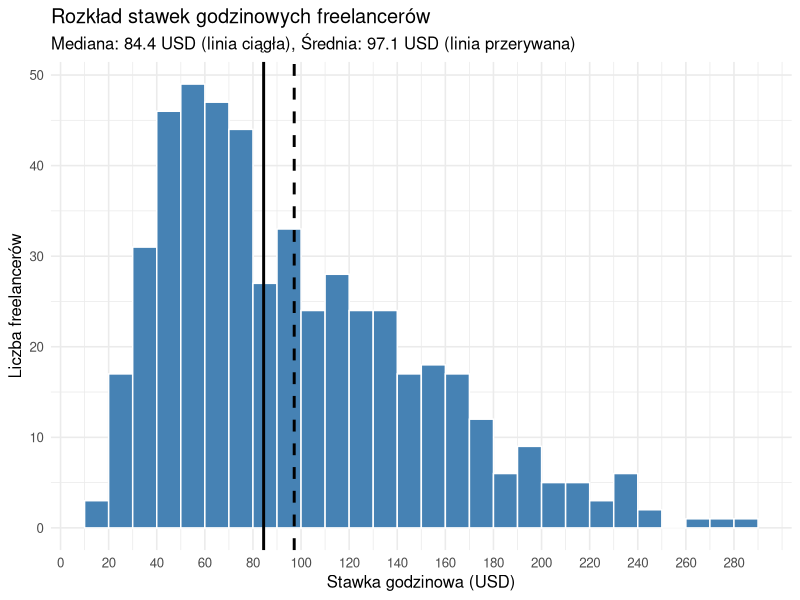
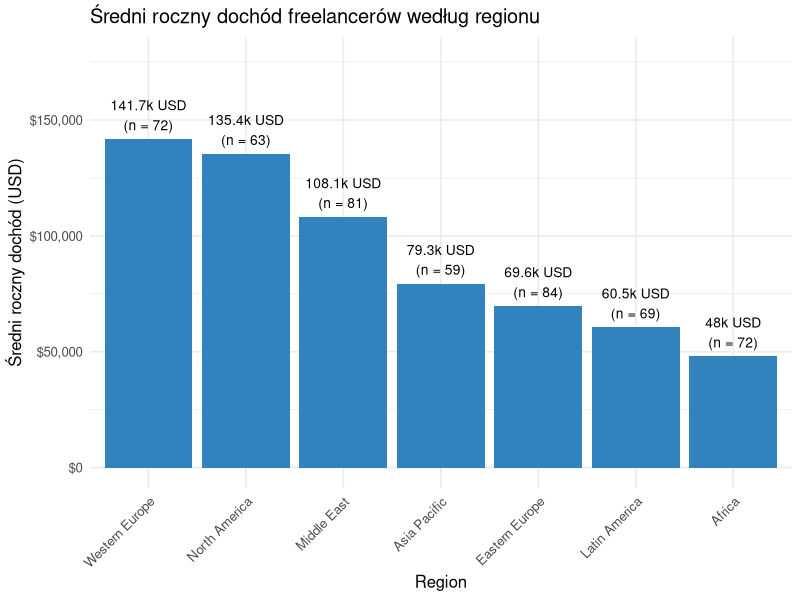
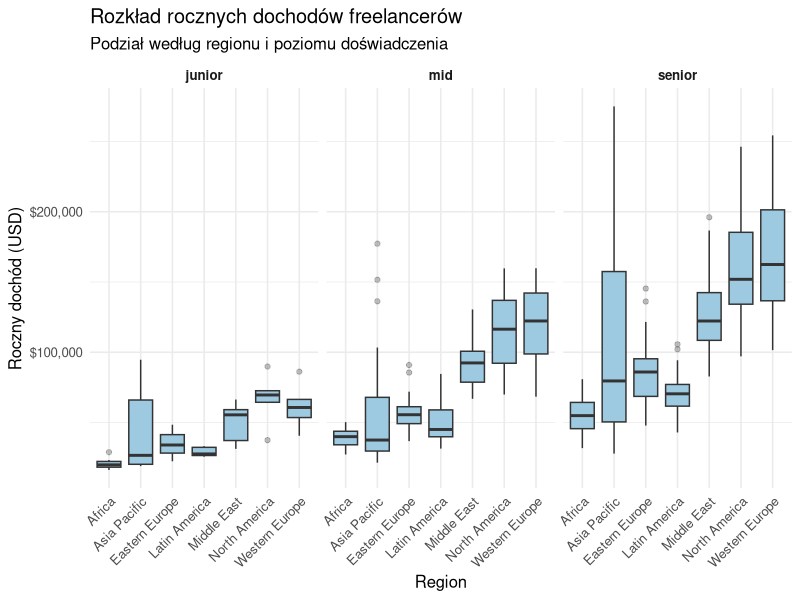
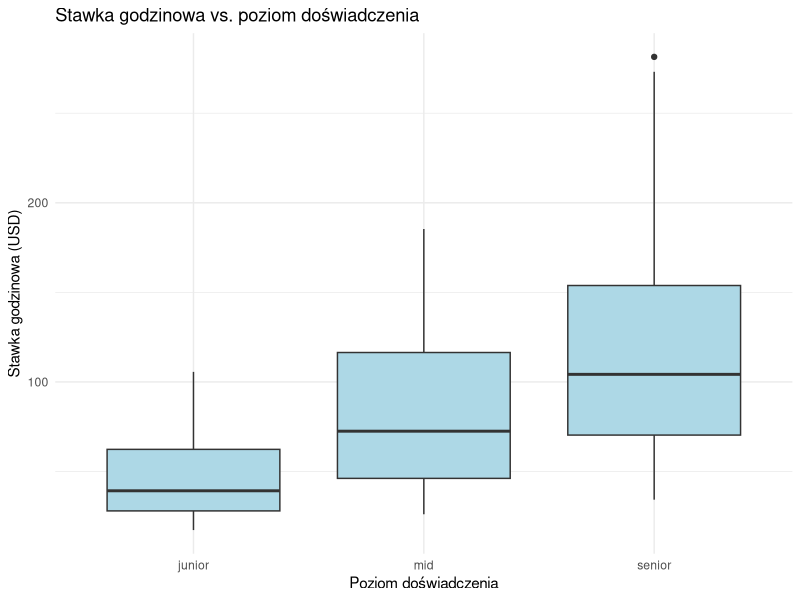
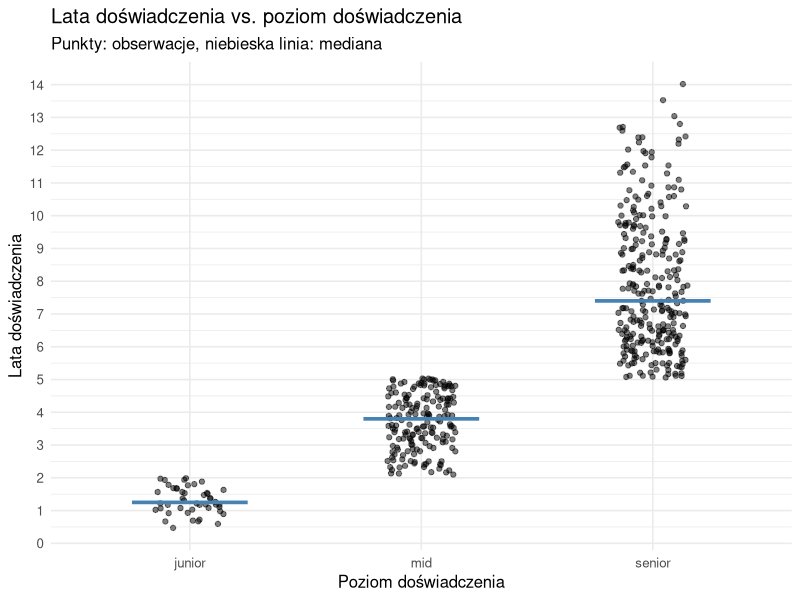
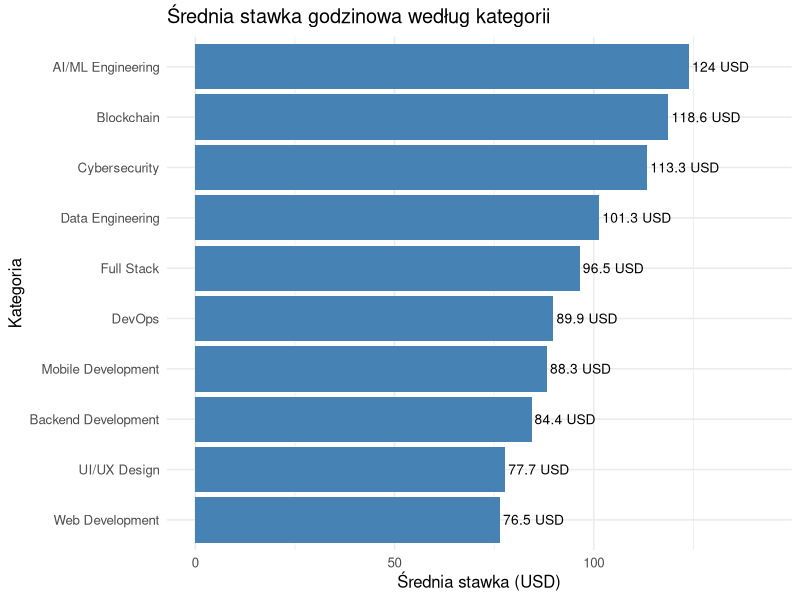
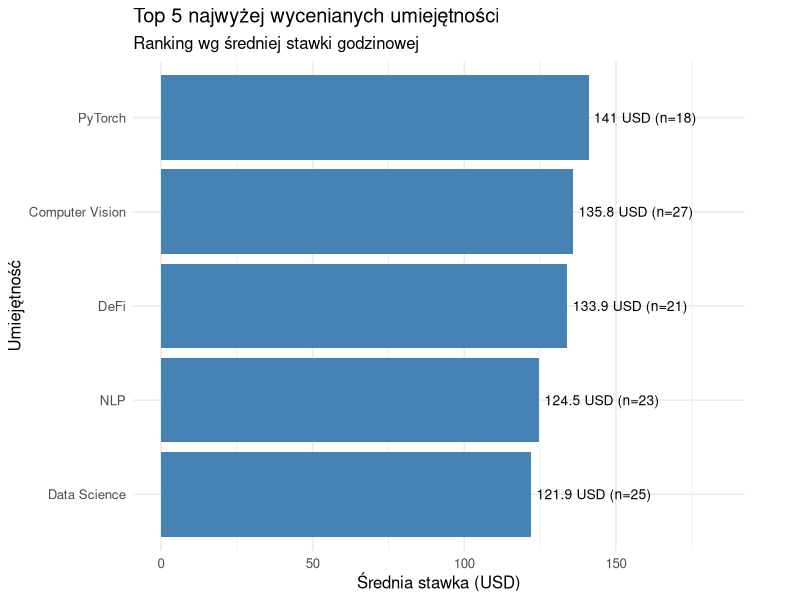
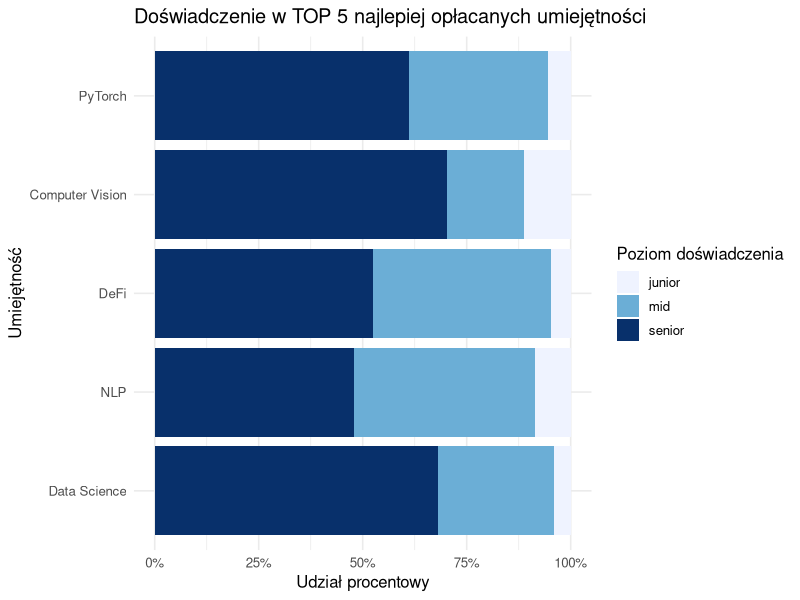

Source code (R) for these figures, in order:
## ---- chunk 1
data <- read.csv("freelancer_earnings - freelancer_earnings_vs_skillstack_dataset.csv")
str(data)

## ---- chunk 2
library(dplyr)

data <- data %>%
  mutate(
    annual_income_usd = as.numeric(gsub("[\\$,]", "", annual_income_usd))
  )

cols <- c("hourly_rate_usd","annual_income_usd","years_experience")

types <- capture.output(sapply(data[cols], class))
nas   <- capture.output(colSums(is.na(data[cols])))
summ  <- capture.output(summary(data[cols]))

cat(
  "Typy danych po czyszczeniu:\n",
  paste(types, collapse = "\n"),
  "\n\nLiczba braków (NA) po konwersji:\n",
  paste(nas, collapse = "\n"),
  "\n\nPodsumowanie po czyszczeniu:\n",
  paste(summ, collapse = "\n"),
  sep = ""
)

## ---- chunk 3
df <- read.csv(
  "freelancer_earnings - freelancer_earnings_vs_skillstack_dataset.csv",
  stringsAsFactors = FALSE
)

kpi <- list(
  "Freelancerzy" = length(unique(df$freelancer_id)),
  "Regiony"     = length(unique(df$region)),
  "Kraje"       = length(unique(df$country)),
  "Platformy"     = length(unique(df$primary_platform)),
  "Kategorie"    = length(unique(df$category)),
  "Umiejętności" = length(unique(df$primary_skills))
)

cat('<div class="kpi-grid">')
for (nm in names(kpi)) {
  cat(sprintf(
    '<div class="kpi"><div class="label">%s</div><div class="value">%s</div></div>',
    nm, format(kpi[[nm]], big.mark = " ")
  ))
}
cat('</div>')


## ---- chunk 4

library(ggplot2)
x <- data$hourly_rate_usd
x <- x[!is.na(x)]

med <- median(x)
avg <- mean(x)

ggplot(data, aes(x = hourly_rate_usd)) +
  geom_histogram(binwidth = 10, boundary = 0, fill = "steelblue", color = "white") +
  geom_vline(xintercept = med, linewidth = 1, linetype = "solid") +
  geom_vline(xintercept = avg, linewidth = 1, linetype = "dashed") +
  scale_x_continuous(breaks = seq(0, ceiling(max(x)/10)*10, by = 20)) +
  labs(
    title = "Rozkład stawek godzinowych freelancerów",
    subtitle = paste0("Mediana: ", round(med, 1), " USD (linia ciągła), Średnia: ", round(avg, 1), " USD (linia przerywana)"),
    x = "Stawka godzinowa (USD)",
    y = "Liczba freelancerów"
  ) +
  theme_minimal(base_size = 12)
## ---- chunk 5

region_income <- data %>%
  filter(!is.na(region), !is.na(annual_income_usd)) %>%
  group_by(region) %>%
  summarise(
    mean_income = mean(annual_income_usd, na.rm = TRUE),
    n = n(),
    .groups = "drop"
  )

library(ggplot2)
ggplot(region_income, aes(x = reorder(region, -mean_income), y = mean_income)) +
  geom_col(fill = "#3182BD") +
  geom_text(
    aes(label = paste0(round(mean_income / 1000, 1), "k USD\n(n = ", n, ")")),
    vjust = -0.3,
    size = 3.5
  ) +
  expand_limits(y = max(region_income$mean_income) * 1.25) +
  scale_y_continuous(labels = scales::dollar_format()) +
  labs(
    title = "Średni roczny dochód freelancerów według regionu",
    x = "Region",
    y = "Średni roczny dochód (USD)"
  ) +
  theme_minimal(base_size = 12) +
  theme(axis.text.x = element_text(angle = 45, hjust = 1))
## ---- chunk 6
library(ggplot2)
ggplot(
  data %>% filter(!is.na(experience_level), !is.na(region), !is.na(annual_income_usd)),
  aes(x = region, y = annual_income_usd)
) +
  geom_boxplot(fill = "#9ECAE1", outlier.alpha = 0.3) +
  facet_wrap(~ experience_level) +
  scale_y_continuous(labels = scales::dollar_format()) +
  labs(
    title = "Rozkład rocznych dochodów freelancerów",
  subtitle = "Podział według regionu i poziomu doświadczenia",x = "Region",
    y = "Roczny dochód (USD)"
  ) +
  theme_minimal(base_size = 12) +
  theme(
    axis.text.x = element_text(angle = 45, hjust = 1),
    strip.text = element_text(face = "bold")
  )
## ---- chunk 7
library(ggplot2)
ggplot(data, aes(x = experience_level, y = hourly_rate_usd)) +
  geom_boxplot(fill = "lightblue") +
  labs(
    title = "Stawka godzinowa vs. poziom doświadczenia",
    x = "Poziom doświadczenia",
    y = "Stawka godzinowa (USD)"
  ) +
  theme_minimal()
## ---- chunk 8
library(ggplot2)

y_min <- floor(min(data$years_experience, na.rm = TRUE))
y_max <- ceiling(max(data$years_experience, na.rm = TRUE))

ggplot(data, aes(x = experience_level, y = years_experience)) +
  geom_jitter(width = 0.15, alpha = 0.5, size = 1.5) +
  stat_summary(
    fun = median,
    geom = "crossbar",
    width = 0.5,
    color = "steelblue",
    linewidth = 0.5
  ) +
  scale_y_continuous(
    breaks = seq(y_min, y_max, by = 1),
    minor_breaks = seq(y_min, y_max, by = 0.5)
  ) +
  labs(
    title = "Lata doświadczenia vs. poziom doświadczenia",
    subtitle = "Punkty: obserwacje, niebieska linia: mediana",
    x = "Poziom doświadczenia",
    y = "Lata doświadczenia"
  ) +
  theme_minimal(base_size = 12)
## ---- chunk 9
library(ggplot2)

cat_summary <- data %>%
  group_by(category) %>%
  summarise(mean_rate = mean(hourly_rate_usd, na.rm = TRUE), .groups = "drop")

ggplot(cat_summary, aes(x = reorder(category, mean_rate), y = mean_rate)) +
  geom_col(fill = "steelblue") +
  geom_text(
    aes(label = paste0(round(mean_rate, 1), " USD")),
    hjust = -0.05,
    size = 3.5
  ) +
  coord_flip() +
  expand_limits(y = max(cat_summary$mean_rate) * 1.15) +
  labs(
    title = "Średnia stawka godzinowa według kategorii",
    x = "Kategoria",
    y = "Średnia stawka (USD)"
  ) +
  theme_minimal(base_size = 12)
## ---- chunk 10
##### Analiza wartości każdego skilla
skills_raw <- as.character(data$primary_skills)
rates <- data$hourly_rate_usd

skills_list <- strsplit(skills_raw, ",")

skill_long <- data.frame(
  skill = trimws(unlist(skills_list)),
  hourly_rate_usd = rep(rates, lengths(skills_list))
)

skill_long <- subset(skill_long, !is.na(skill) & skill != "" & !is.na(hourly_rate_usd))

agg <- aggregate(
  hourly_rate_usd ~ skill,
  data = skill_long,
  FUN = function(x) c(mean_rate = mean(x), n = length(x))
)

agg$mean_rate <- agg$hourly_rate_usd[, "mean_rate"]
agg$count <- agg$hourly_rate_usd[, "n"]
agg$hourly_rate_usd <- NULL

top5_paid <- agg[order(-agg$mean_rate), ][1:5, ]

# Wykres Top 5 najwyżej wycenianych umiejętności
top5_paid$skill <- factor(
  top5_paid$skill,
  levels = top5_paid$skill[order(top5_paid$mean_rate)]
)

library(ggplot2)

ggplot(top5_paid, aes(x = skill, y = mean_rate)) +
  geom_col(fill = "steelblue") +
  geom_text(
    aes(label = paste0(round(mean_rate, 1), " USD (n=", count, ")")),
    hjust = -0.05,
    size = 3.5
  ) +
  coord_flip(clip = "off") +
  expand_limits(y = max(top5_paid$mean_rate) * 1.30) +
  labs(
    title = "Top 5 najwyżej wycenianych umiejętności",
    subtitle = "Ranking wg średniej stawki godzinowej",
    x = "Umiejętność",
    y = "Średnia stawka (USD)"
  ) +
  theme_minimal(base_size = 12) +
  theme(plot.margin = margin(5.5, 40, 5.5, 5.5))

## ---- chunk 11
# Analiza

skills_raw <- as.character(data$primary_skills)
rates <- data$hourly_rate_usd
exp_levels <- data$experience_level

skills_list <- strsplit(skills_raw, ",")

skill_long <- data.frame(
  skill = trimws(unlist(skills_list)),
  hourly_rate_usd = rep(rates, lengths(skills_list)),
  experience_level = rep(exp_levels, lengths(skills_list))
)
skill_long <- subset(
  skill_long,
  !is.na(skill) & skill != "" &
    !is.na(hourly_rate_usd) &
    !is.na(experience_level)
)

agg <- aggregate(
  hourly_rate_usd ~ skill,
  data = skill_long,
  FUN = function(x) c(
    mean_rate = mean(x),
    n = length(x)
  )
)
agg$mean_rate <- agg$hourly_rate_usd[, "mean_rate"]
agg$count <- agg$hourly_rate_usd[, "n"]
agg$hourly_rate_usd <- NULL


top5_paid <- agg[order(-agg$mean_rate), ][1:5, ]

top_skills <- top5_paid$skill

# Wykres

library(ggplot2)

skill_exp_top5 <- subset(skill_long, skill %in% top_skills)

skill_exp_table <- with(skill_exp_top5, table(skill, experience_level))

skill_exp_df <- as.data.frame(skill_exp_table)
colnames(skill_exp_df) <- c("skill", "experience_level", "count")

skill_exp_df$skill <- factor(skill_exp_df$skill, levels = rev(top5_paid$skill))

ggplot(skill_exp_df, aes(x = skill, y = count, fill = experience_level)) +
  geom_col(position = "fill") +
  coord_flip() +
  scale_y_continuous(labels = scales::percent_format()) +
  scale_fill_manual(
    values = c(
      "junior" = "#EFF3FF",
      "mid"    = "#6BAED6",
      "senior" = "#08306B"
    )
  ) +
  labs(
    title = "Doświadczenie w TOP 5 najlepiej opłacanych umiejętności",
    x = "Umiejętność",
    y = "Udział procentowy",
    fill = "Poziom doświadczenia"
  ) +
  theme_minimal(base_size = 12)

## ---- chunk 12
heat_df <- data %>%
  group_by(region, education) %>%
  summarise(mean_rate = mean(hourly_rate_usd, na.rm = TRUE), .groups = "drop")
library(ggplot2)
ggplot(heat_df, aes(x = education, y = region, fill = mean_rate)) +
  geom_tile(color = "white") +
  scale_fill_gradient2(
    low = "#EFF3FF",
    mid = "#6BAED6",
    high = "#08306B",
    midpoint = median(heat_df$mean_rate, na.rm = TRUE),
    name = "Średnia stawka (USD)"
  ) +
  labs(
    title = "Wpływ regionu i wykształcenia na średnią stawkę godzinową",
    x = "Wykształcenie",
    y = "Region"
  ) +
  theme_minimal(base_size = 12)

## ---- chunk 13
# Analiza

countries_per_platform <- data %>%
  filter(
    !is.na(primary_platform),
    !is.na(country),
    primary_platform != "Other"
  ) %>%
  group_by(primary_platform) %>%
  summarise(
    n_countries = n_distinct(country),
    .groups = "drop"
  ) %>%
  arrange(desc(n_countries))

platform_summary <- data %>%
  filter(
    !is.na(primary_platform),
    !is.na(country),
    primary_platform != "Other"
  ) %>%
  group_by(primary_platform) %>%
  summarise(
    n_countries = n_distinct(country),
    n_freelancers = n(),
    .groups = "drop"
  )

library(ggrepel)
# Wykres
library(ggplot2)
ggplot(platform_summary, aes(x = n_countries, y = n_freelancers)) +
  geom_point(size = 3, color = "#2171B5") +
  scale_y_log10() +
  geom_text_repel(
    aes(label = primary_platform),
    size = 3,
    max.overlaps = 20
  ) +
  labs(
    title = "Zasięg geograficzny platform a liczba freelancerów",
    x = "Liczba krajów",
    y = "Liczba freelancerów"
  ) +
  theme_minimal(base_size = 12)

